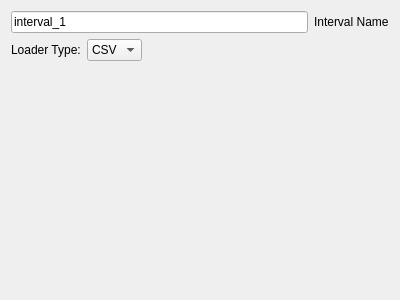
<?xml version="1.0" encoding="UTF-8"?>
<ui version="4.0">
 <class>Digital_Interval_Loader_Widget</class>
 <widget class="QWidget" name="Digital_Interval_Loader_Widget">
  <property name="geometry">
   <rect>
    <x>0</x>
    <y>0</y>
    <width>400</width>
    <height>300</height>
   </rect>
  </property>
  <property name="windowTitle">
   <string>Form</string>
  </property>
  <layout class="QVBoxLayout" name="mainVerticalLayout">
   <item>
    <layout class="QHBoxLayout" name="dataNameLayout">
     <item>
      <widget class="QLineEdit" name="data_name_text">
       <property name="text">
        <string>interval_1</string>
       </property>
      </widget>
     </item>
     <item>
      <widget class="QLabel" name="label_data_name">
       <property name="text">
        <string>Interval Name</string>
       </property>
      </widget>
     </item>
    </layout>
   </item>
   <item>
    <layout class="QHBoxLayout" name="loaderTypeLayout">
     <item>
      <widget class="QLabel" name="label_loader_type">
       <property name="text">
        <string>Loader Type:</string>
       </property>
      </widget>
     </item>
     <item>
      <widget class="QComboBox" name="loader_type_combo">
       <item>
        <property name="text">
         <string>CSV</string>
        </property>
       </item>
      </widget>
     </item>
     <item>
      <spacer name="loaderTypeSpacer">
       <property name="orientation">
        <enum>Qt::Orientation::Horizontal</enum>
       </property>
       <property name="sizeHint" stdset="0">
        <size>
         <width>40</width>
         <height>20</height>
        </size>
       </property>
      </spacer>
     </item>
    </layout>
   </item>
   <item>
    <widget class="QStackedWidget" name="stacked_loader_options">
     <property name="currentIndex">
      <number>0</number>
     </property>
     <widget class="CSVDigitalIntervalLoader_Widget" name="csv_digital_interval_loader_widget"/>
    </widget>
   </item>
   <item>
    <spacer name="verticalSpacer">
     <property name="orientation">
      <enum>Qt::Orientation::Vertical</enum>
     </property>
     <property name="sizeHint" stdset="0">
      <size>
       <width>20</width>
       <height>40</height>
      </size>
     </property>
    </spacer>
   </item>
  </layout>
 </widget>
 <customwidgets>
  <customwidget>
   <class>CSVDigitalIntervalLoader_Widget</class>
   <extends>QWidget</extends>
   <header>IO_Widgets/DigitalTimeSeries/CSV/CSVDigitalIntervalLoader_Widget.hpp</header>
   <container>1</container>
  </customwidget>
 </customwidgets>
 <resources/>
 <connections/>
</ui>
